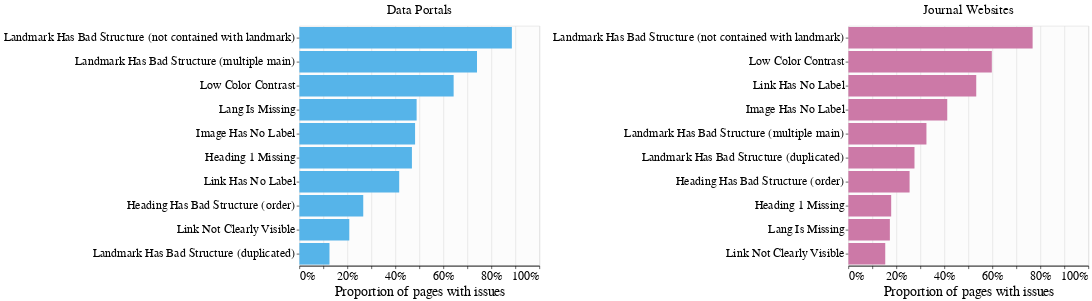

Notebook code cell kept with this figure:
### Code cell
def top_issue_bar(df=None, category=None, sort=None):
    return alt.Chart(df[df.resource_category == category]).mark_bar().encode(
        alt.X('failure_rate:Q', title='The proportion of pages with issues').axis(format='%').scale(domain=[0, 1]),
        alt.Y('issue_name', sort=sort, title=None),
        # alt.Column('resource_category:N'),
        alt.Color('resource_category:N', legend=None).scale(domain=list(COLORS.keys()), range=list(COLORS.values()))
    ).properties(
        title={
            'text': category,
            'dy': -10
        },
        width=400,
        height=400
    )

d = top_issue_bar(issues_agg_filtered, 'Data Portals', top_10_issues_dp)
j = top_issue_bar(issues_agg_filtered, 'Journal Websites', top_10_issues_jw)

plot = alt.hconcat(d, j)

"""
Save for the manuscript figures and website plots
"""
plot.save(f'../data/{TIME_STAMP_FOLDER_NAME}/figures/top-issues.png', scale_factor=8)
plot.save(f'../data/{TIME_STAMP_FOLDER_NAME}/website/top-issues.json')

plot

### Figure 1 — Vega specification as saved in the notebook (floating-point values rounded to 4 significant figures)
{"$schema": "https://vega.github.io/schema/vega/v5.json", "data": [{"name": "source_0"}, {"name": "data_0", "values": [{"failure_rate": 0.4688, "failure_rate_end": 0.4688, "failure_rate_start": 0.0, "issue_name": "Heading 1 Missing", "resource_category": "Data Portals"}, {"failure_rate": 0.2661, "failure_rate_end": 0.2661, "failure_rate_start": 0.0, "issue_name": "Heading Has Bad Structure (order)", "resource_category": "Data Portals"}, {"failure_rate": 0.482, "failure_rate_end": 0.482, "failure_rate_start": 0.0, "issue_name": "Image Has No Label", "resource_category": "Data Portals"}, {"failure_rate": 0.1253, "failure_rate_end": 0.1253, "failure_rate_start": 0.0, "issue_name": "Landmark Has Bad Structure (duplicated)", "resource_category": "Data Portals"}, {"failure_rate": 0.74, "failure_rate_end": 0.74, "failure_rate_start": 0.0, "issue_name": "Landmark Has Bad Structure (multiple main)", "resource_category": "Data Portals"}, {"failure_rate": 0.8853, "failure_rate_end": 0.8853, "failure_rate_start": 0.0, "issue_name": "Landmark Has Bad Structure (not contained with landmark)", "resource_category": "Data Portals"}, {"failure_rate": 0.4884, "failure_rate_end": 0.4884, "failure_rate_start": 0.0, "issue_name": "Lang Is Missing", "resource_category": "Data Portals"}, {"failure_rate": 0.4158, "failure_rate_end": 0.4158, "failure_rate_start": 0.0, "issue_name": "Link Has No Label", "resource_category": "Data Portals"}, {"failure_rate": 0.2079, "failure_rate_end": 0.2079, "failure_rate_start": 0.0, "issue_name": "Link Not Clearly Visible", "resource_category": "Data Portals"}, {"failure_rate": 0.6427, "failure_rate_end": 0.6427, "failure_rate_start": 0.0, "issue_name": "Low Color Contrast", "resource_category": "Data Portals"}]}, {"name": "source_1"}, {"name": "data_1", "values": [{"failure_rate": 0.1783, "failure_rate_end": 0.1783, "failure_rate_start": 0.0, "issue_name": "Heading 1 Missing", "resource_category": "Journal Websites"}, {"failure_rate": 0.255, "failure_rate_end": 0.255, "failure_rate_start": 0.0, "issue_name": "Heading Has Bad Structure (order)", "resource_category": "Journal Websites"}, {"failure_rate": 0.4118, "failure_rate_end": 0.4118, "failure_rate_start": 0.0, "issue_name": "Image Has No Label", "resource_category": "Journal Websites"}, {"failure_rate": 0.2753, "failure_rate_end": 0.2753, "failure_rate_start": 0.0, "issue_name": "Landmark Has Bad Structure (duplicated)", "resource_category": "Journal Websites"}, {"failure_rate": 0.3252, "failure_rate_end": 0.3252, "failure_rate_start": 0.0, "issue_name": "Landmark Has Bad Structure (multiple main)", "resource_category": "Journal Websites"}, {"failure_rate": 0.7676, "failure_rate_end": 0.7676, "failure_rate_start": 0.0, "issue_name": "Landmark Has Bad Structure (not contained with landmark)", "resource_category": "Journal Websites"}, {"failure_rate": 0.1728, "failure_rate_end": 0.1728, "failure_rate_start": 0.0, "issue_name": "Lang Is Missing", "resource_category": "Journal Websites"}, {"failure_rate": 0.5327, "failure_rate_end": 0.5327, "failure_rate_start": 0.0, "issue_name": "Link Has No Label", "resource_category": "Journal Websites"}, {"failure_rate": 0.1536, "failure_rate_end": 0.1536, "failure_rate_start": 0.0, "issue_name": "Link Not Clearly Visible", "resource_category": "Journal Websites"}, {"failure_rate": 0.5976, "failure_rate_end": 0.5976, "failure_rate_start": 0.0, "issue_name": "Low Color Contrast", "resource_category": "Journal Websites"}]}, {"name": "source_0_concat_0_y_domain_issue_name", "values": [{"issue_name": "Heading 1 Missing", "sort_field": 5.0}, {"issue_name": "Heading Has Bad Structure (order)", "sort_field": 7.0}, {"issue_name": "Image Has No Label", "sort_field": 4.0}, {"issue_name": "Landmark Has Bad Structure (duplicated)", "sort_field": 9.0}, {"issue_name": "Landmark Has Bad Structure (multiple main)", "sort_field": 1.0}, {"issue_name": "Landmark Has Bad Structure (not contained with landmark)", "sort_field": 0.0}, {"issue_name": "Lang Is Missing", "sort_field": 3.0}, {"issue_name": "Link Has No Label", "sort_field": 6.0}, {"issue_name": "Link Not Clearly Visible", "sort_field": 8.0}, {"issue_name": "Low Color Contrast", "sort_field": 2.0}]}, {"name": "source_1_concat_1_y_domain_issue_name", "values": [{"issue_name": "Heading 1 Missing", "sort_field": 7.0}, {"issue_name": "Heading Has Bad Structure (order)", "sort_field": 6.0}, {"issue_name": "Image Has No Label", "sort_field": 3.0}, {"issue_name": "Landmark Has Bad Structure (duplicated)", "sort_field": 5.0}, {"issue_name": "Landmark Has Bad Structure (multiple main)", "sort_field": 4.0}, {"issue_name": "Landmark Has Bad Structure (not contained with landmark)", "sort_field": 0.0}, {"issue_name": "Lang Is Missing", "sort_field": 8.0}, {"issue_name": "Link Has No Label", "sort_field": 2.0}, {"issue_name": "Link Not Clearly Visible", "sort_field": 9.0}, {"issue_name": "Low Color Contrast", "sort_field": 1.0}]}], "signals": [{"name": "childWidth", "value": 400}], "marks": [{"type": "group", "name": "concat_0_group", "encode": {"update": {"width": {"signal": "childWidth"}, "height": {"signal": "height"}}}, "marks": [{"type": "rect", "name": "concat_0_marks", "from": {"data": "data_0"}, "encode": {"update": {"fill": {"field": "resource_category", "scale": "color"}, "ariaRoleDescription": {"value": "bar"}, "x2": {"field": "failure_rate_start", "scale": "concat_0_x"}, "height": {"signal": "max(0.25, bandwidth('concat_0_y'))"}, "x": {"field": "failure_rate_end", "scale": "concat_0_x"}, "y": {"field": "issue_name", "scale": "concat_0_y"}, "description": {"signal": "\"Proportion of pages with issues: \" + (format(datum[\"failure_rate\"], \"%\")) + \"; issue_name: \" + (isValid(datum[\"issue_name\"]) ? datum[\"issue_name\"] : \"\"+datum[\"issue_name\"]) + \"; resource_category: \" + (isValid(datum[\"resource_category\"]) ? datum[\"resource_category\"] : \"\"+datum[\"resource_category\"])"}}}, "style": ["bar"]}], "axes": [{"scale": "concat_0_x", "tickCount": {"signal": "ceil(childWidth/40)"}, "aria": false, "domain": false, "minExtent": 0, "zindex": 0, "ticks": false, "gridScale": "concat_0_y", "grid": true, "orient": "bottom", "maxExtent": 0, "labels": false}, {"scale": "concat_0_x", "tickCount": {"signal": "ceil(childWidth/40)"}, "labelOverlap": true, "orient": "bottom", "grid": false, "format": "%", "title": "Proportion of pages with issues", "labelFlush": true, "zindex": 0}, {"scale": "concat_0_y", "grid": false, "zindex": 0, "orient": "left"}], "title": {"text": "Data Portals", "anchor": "middle", "dy": -10, "frame": "group"}, "style": "cell"}, {"type": "group", "name": "concat_1_group", "encode": {"update": {"width": {"signal": "childWidth"}, "height": {"signal": "height"}}}, "marks": [{"type": "rect", "name": "concat_1_marks", "from": {"data": "data_1"}, "encode": {"update": {"height": {"signal": "max(0.25, bandwidth('concat_1_y'))"}, "description": {"signal": "\"Proportion of pages with issues: \" + (format(datum[\"failure_rate\"], \"%\")) + \"; issue_name: \" + (isValid(datum[\"issue_name\"]) ? datum[\"issue_name\"] : \"\"+datum[\"issue_name\"]) + \"; resource_category: \" + (isValid(datum[\"resource_category\"]) ? datum[\"resource_category\"] : \"\"+datum[\"resource_category\"])"}, "x": {"field": "failure_rate_end", "scale": "concat_1_x"}, "fill": {"field": "resource_category", "scale": "color"}, "y": {"field": "issue_name", "scale": "concat_1_y"}, "x2": {"field": "failure_rate_start", "scale": "concat_1_x"}, "ariaRoleDescription": {"value": "bar"}}}, "style": ["bar"]}], "axes": [{"scale": "concat_1_x", "grid": true, "gridScale": "concat_1_y", "labels": false, "zindex": 0, "aria": false, "maxExtent": 0, "minExtent": 0, "domain": false, "tickCount": {"signal": "ceil(childWidth/40)"}, "ticks": false, "orient": "bottom"}, {"scale": "concat_1_x", "title": "Proportion of pages with issues", "labelOverlap": true, "tickCount": {"signal": "ceil(childWidth/40)"}, "labelFlush": true, "grid": false, "format": "%", "zindex": 0, "orient": "bottom"}, {"scale": "concat_1_y", "zindex": 0, "orient": "left", "grid": false}], "title": {"text": "Journal Websites", "anchor": "middle", "dy": -10, "frame": "group"}, "style": "cell"}], "scales": [{"name": "color", "type": "ordinal", "domain": ["Data Portals", "Journal Websites", "US Government Websites"], "range": ["#56B4E9", "#CC79A7", "#009E73"]}, {"name": "concat_0_x", "type": "linear", "domain": [0, 1], "range": [0, {"signal": "childWidth"}], "zero": true}, {"name": "concat_0_y", "type": "band", "domain": {"data": "source_0_concat_0_y_domain_issue_name", "field": "issue_name", "sort": {"op": "max", "field": "sort_field"}}, "range": [0, {"signal": "height"}], "paddingOuter": 0.05, "paddingInner": 0.1}, {"name": "concat_1_x", "type": "linear", "domain": [0, 1], "range": [0, {"signal": "childWidth"}], "zero": true}, {"name": "concat_1_y", "type": "band", "domain": {"data": "source_1_concat_1_y_domain_issue_name", "field": "issue_name", "sort": {"op": "max", "field": "sort_field"}}, "range": [0, {"signal": "height"}], "paddingInner": 0.1, "paddingOuter": 0.05}], "background": "white", "height": 400, "padding": 5, "config": {"axis": {"titleFontSize": 23, "titleFontWeight": 400, "labelFontSize": 20, "labelFontWeight": 400, "labelLimit": 1000, "domainWidth": 1.5, "domainColor": "black", "tickColor": "black", "domain": false}, "axisX": {"domain": true}, "legend": {"titleFontSize": 23, "titleFontWeight": 400, "labelFontSize": 23, "labelLimit": 1000, "strokeColor": "#F4F6F7", "padding": 15}, "style": {"cell": {"fill": "#FCFCFC"}, "group-title": {"dy": 1, "fontSize": 22, "fontWeight": 400, "align": "center"}, "group-subtitle": {"align": "center", "dy": 1}}, "title": {"subtitleColor": "grey", "subtitleFontSize": 22}}, "layout": {"padding": 20, "bounds": "full", "align": "each"}}
